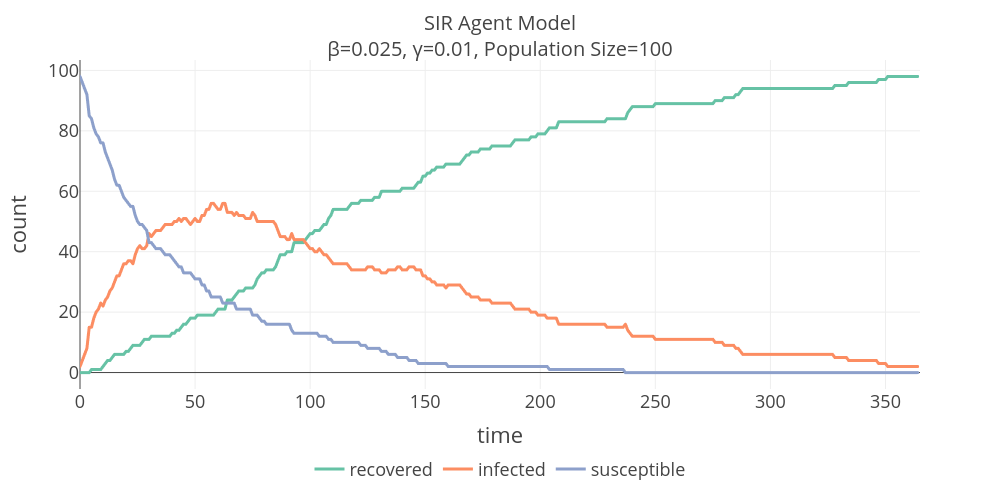

Write notebook code for a chart like this one.
### Markdown cell above
### Line Plot

### Code cell
fig = px.line(df, x="time", y="count", color="grp", color_discrete_map=color_map)
fig.update_layout(**graph_params, xaxis_range=[0, 365])
fig.show()

### Figure 1 — Plotly figure (JSON) as saved in the notebook; plotly's stock layout.template omitted (floating-point values rounded to 4 significant figures; data arrays with more than 128 entries replaced by an {"elided": "..."} marker saying what was removed)
{"data": [{"hovertemplate": "grp=recovered<br>time=%{x}<br>count=%{y}<extra></extra>", "legendgroup": "recovered", "line": {"color": "#66c2a5", "dash": "solid"}, "marker": {"symbol": "circle"}, "mode": "lines", "name": "recovered", "showlegend": true, "type": "scattergl", "x": {"elided": "365 int values"}, "xaxis": "x", "y": {"elided": "365 int values"}, "yaxis": "y"}, {"hovertemplate": "grp=infected<br>time=%{x}<br>count=%{y}<extra></extra>", "legendgroup": "infected", "line": {"color": "#fc8d62", "dash": "solid"}, "marker": {"symbol": "circle"}, "mode": "lines", "name": "infected", "showlegend": true, "type": "scattergl", "x": {"elided": "365 int values"}, "xaxis": "x", "y": {"elided": "365 int values"}, "yaxis": "y"}, {"hovertemplate": "grp=susceptible<br>time=%{x}<br>count=%{y}<extra></extra>", "legendgroup": "susceptible", "line": {"color": "#8da0cb", "dash": "solid"}, "marker": {"symbol": "circle"}, "mode": "lines", "name": "susceptible", "showlegend": true, "type": "scattergl", "x": {"elided": "365 int values"}, "xaxis": "x", "y": {"elided": "365 int values"}, "yaxis": "y"}], "layout": {"height": 500, "legend": {"orientation": "h", "title": {"text": ""}, "tracegroupgap": 0, "x": 0.5, "xanchor": "center", "y": -0.3, "yanchor": "bottom"}, "margin": {"t": 60}, "title": {"font": {"size": 20}, "text": "SIR Agent Model<br>β=0.025, γ=0.01, Population Size=100"}, "width": 1000, "xaxis": {"anchor": "y", "domain": [0, 1], "range": [0, 365], "title": {"text": "time"}}, "yaxis": {"anchor": "x", "domain": [0, 1], "title": {"text": "count"}}}}
